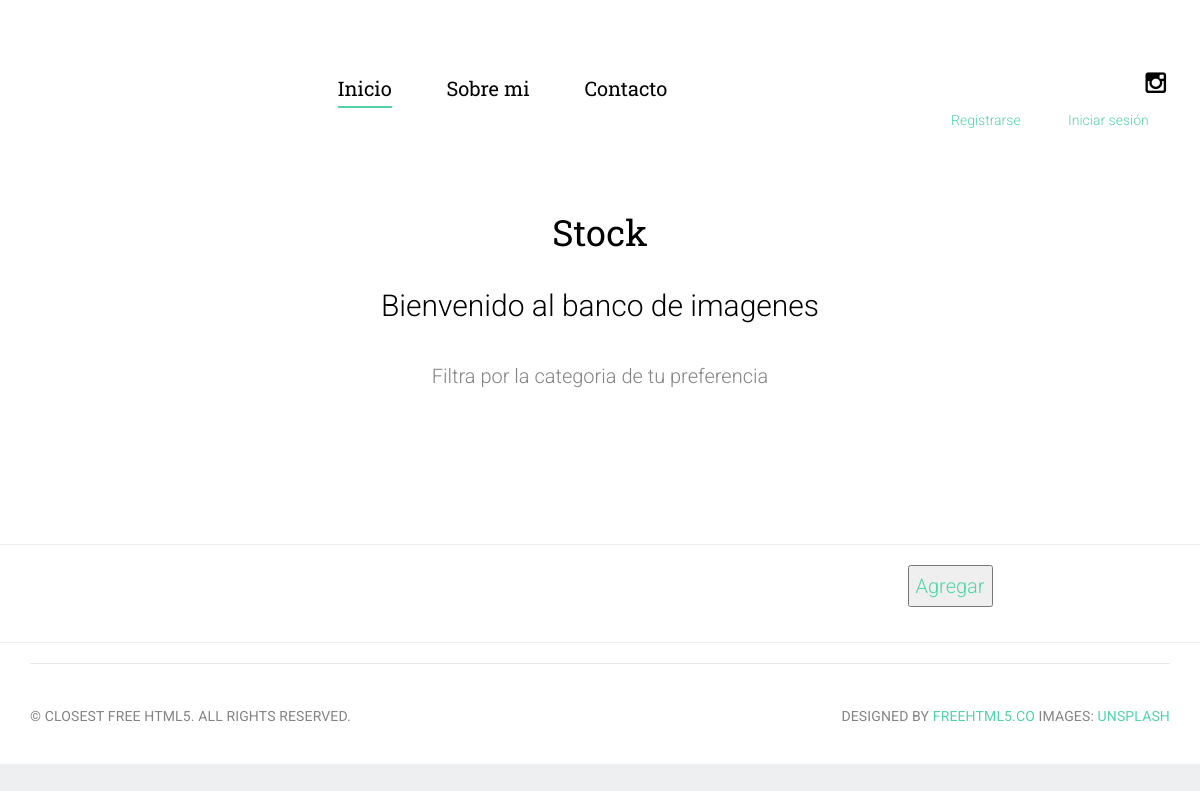
Before: /stock/ with the older database file.
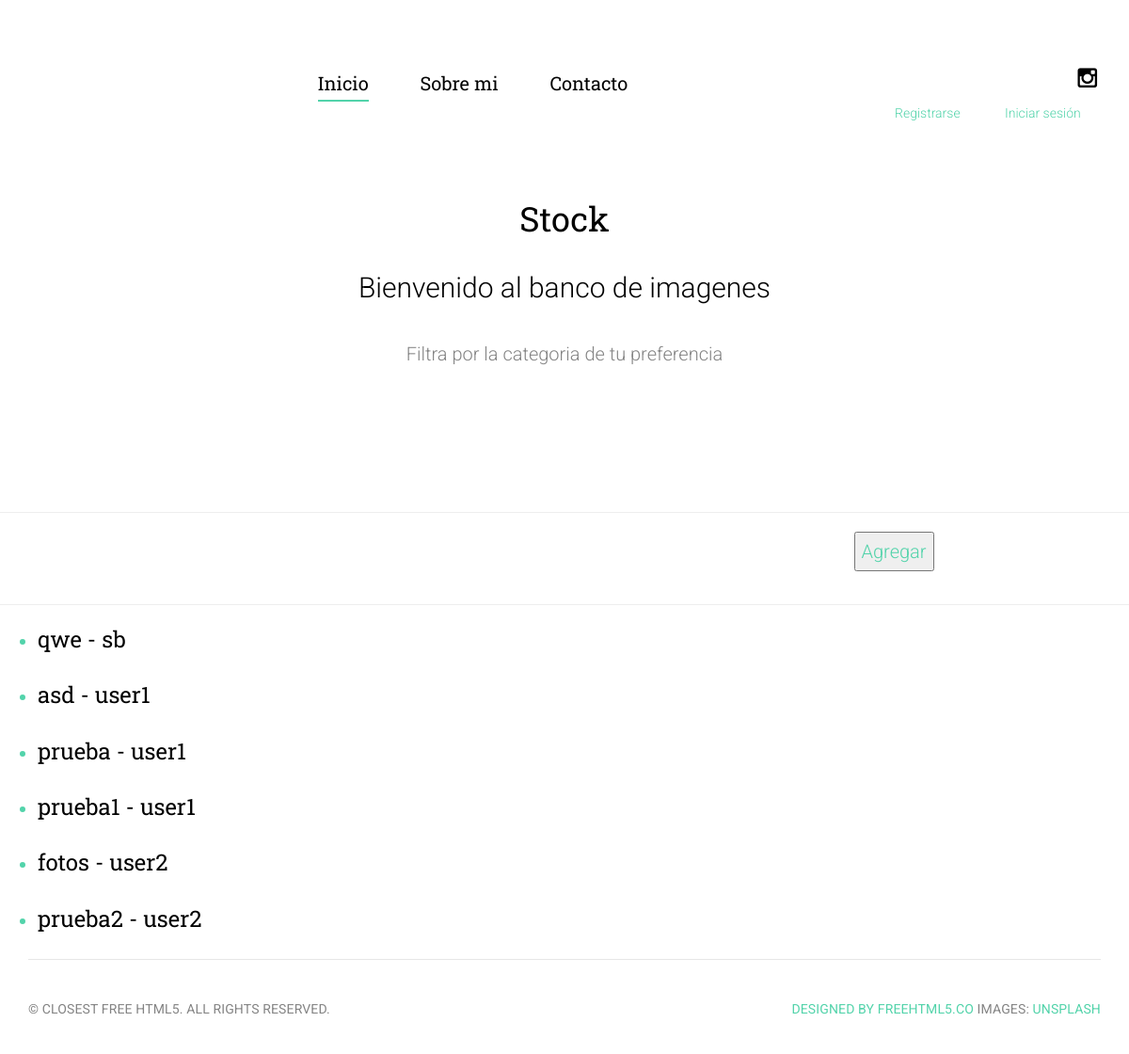
After: the same page with the newer database file.
### SBFotografia/models.py (models this page shows, shortened)
class Stock(models.Model):
        title = models.CharField(max_length=80)
        category = models.CharField(max_length=40)
        description = models.TextField(blank=True)
        autor = models.ForeignKey(User, on_delete=models.CASCADE)
        creationDate = models.DateTimeField(auto_now_add=True)
        image = models.ImageField(upload_to='stockPhotos')

### SBFotografia/views.py (the view)
# urls.py: path("stock/", StockView.as_view(), name="stock"),
class StockView(ListView):
    model = Stock
    template_name = "ProyectoFinal/stock.html"

### templates/ProyectoFinal/stock.html (shortened to what this page needs)
{% extends 'ProyectoFinal/base.html' %}
{% load static %}
{% block content %}
		<section id="intro">
			<div class="container">
				<div class="row">
					<div class="col-lg-6 col-lg-offset-3 col-md-8 col-md-offset-2 text-center">
						<div class="intro animate-box">
							<h1>Stock</h1>
							<h2>Bienvenido al banco de imagenes</h2>
							<p>Filtra por la categoria de tu preferencia</p>
						</div>
					</div>
				</div>
		</section>
		<hr>
		<div class="container">
			<div class="form-group row">
				<div class="col-md-9 field">
				</div>
				<div class="col-md-3 field">
					<button><a href="{% url 'add_stock' %}">Agregar</a></button>
				</div>
			</div>
		</div>
		<hr>
		<ul>
			{% for items in object_list %}
			<a onclick="toggle({{items.id}});" />
			<div>
				<li>
					<h3>{{items.title}} - {{items.autor}}</h3>
				</li>
			</div>
			{% endfor %}
		</ul>
{% endblock content %}

### templates/ProyectoFinal/base.html (shortened to what this page needs)
<!DOCTYPE html>
{% load static %}
<html class="no-js">
	<head>
		<link rel="stylesheet" href="{% static 'ProyectoFinal/css/animate.css' %}">
		<link rel="stylesheet" href="{% static 'ProyectoFinal/css/icomoon.css' %}">
		<link rel="stylesheet" href="{% static 'ProyectoFinal/css/bootstrap.css' %}">
		<link rel="stylesheet" href="{% static 'ProyectoFinal/css/style.css' %}">
		<link rel="stylesheet" href="{% static 'ProyectoFinal/js/jquery.min.js' %}">
	</head>
	<body>
		<div class="box-wrap">
			<header role="banner" id="fh5co-header">
				<div class="container">
					<nav class="navbar navbar-default">
						<div class="row">
							<div class="col-md-2">
							</div>
							<div class="col-md-6">
								<ul class="nav text-center">
									<li class="active"><a href="{% url 'index' %}"><span>Inicio</span></a></li>
									<li><a href="{% url 'about' %}">Sobre mi</a></li>
									<li><a href="{% url 'contact' %}">Contacto</a></li>
								</ul>
							</div>
							<div class="col-md-3">
							</div>
							<div class="col-md-1">
								<ul class="social">
									<li><a href="https://www.instagram.com/samirab.ph/"><i class="icon-instagram"></i></a></li>
								</ul>
							</div>
						</div>
						<div class="row custom-row">
							{% if user.is_authenticated %}
							<div class="access">
								<a href="{% url 'logout' %}" >Cerrar sesión</a>
							</div>
							{% else %}
							<div class="access">
								<a href="{% url 'signup' %}">Registrarse</a>
							</div>
							<div class="access">
								<a href="{% url 'signin' %}">Iniciar sesión</a>
							</div>
							{% endif %}
						</div>
					</nav>
				</div>
			</header>
				{% block content %}
				{% endblock content %}
			<footer id="footer" role="contentinfo">
				<div class="container">
					<div class="row">
						<div class="col-md-12 text-center ">
							<div class="footer-widget border">
								<p class="pull-left"><small>&copy; Closest Free HTML5. All Rights Reserved.</small></p>
								<p class="pull-right"><small> Designed by  <a href="http://freehtml5.co/" ta>freehtml5.co</a>  Images: <a href="https://unsplash.com/">Unsplash</a></small></p>
							</div>
						</div>
					</div>
				</div>
			</footer>
		</div>
	</body>
</html>

### static/ProyectoFinal/css/icomoon.css (style rules this page uses)
[class^="icon-"], [class*=" icon-"] { font-family: 'icomoon'; speak: none; font-style: normal; font-weight: normal; font-variant: normal; text-transform: none; line-height: 1; -webkit-font-smoothing: antialiased; -moz-osx-font-smoothing: grayscale; }
.icon-instagram:before { content: "\f16d"; }

### static/ProyectoFinal/css/style.css (style rules this page uses)
body { font-family: "Roboto", Arial, sans-serif; line-height: 1.8; font-size: 20px; background: #eeeff0; font-weight: 300; }
a { color: #52d3aa; -webkit-transition: 0.5s; -o-transition: 0.5s; transition: 0.5s; }
p { margin-bottom: 1.5em; font-size: 20px; color: #848484; font-weight: 300; font-family: "Roboto", Arial, sans-serif; }
h1, h2, h3, h4, h5, h6 { color: #000; font-family: "Roboto Slab", Arial, sans-serif; font-weight: 400; margin: 0 0 30px 0; }
.box-wrap { background: #fff; max-width: 1300px; margin: 0 auto; }
#fh5co-header { padding-top: 70px; padding-bottom: 0; margin-bottom: 80px; }
#fh5co-header .navbar-default { border: transparent; background: #fff; }
#fh5co-header .navbar { padding: 0; margin: 0; }
#fh5co-header .nav { width: 100%; }
#fh5co-header .nav li { font-size: 20px; display: inline-block; margin-left: 50px; }
#fh5co-header .nav li:first-child { margin-left: 0; }
#fh5co-header .nav li a { font-family: "Roboto Slab", Arial, sans-serif; color: black; position: relative; font-weight: 400; -webkit-transition: 0.5s; -o-transition: 0.5s; transition: 0.5s; padding: 0; }
#fh5co-header .nav li.active a { color: #000; background: transparent; border-bottom: 2px solid #52d3aa; }
#intro, #work, #product, #about, #services { padding-bottom: 5em; }
.intro h2 { font-family: "Roboto", Arial, sans-serif; font-size: 30px; font-weight: 300; line-height: 1.5em; }
footer p { line-height: 1; }
footer .border { border-top: 1px solid #e6e6e6; padding: 2em 0; float: left; width: 100%; }
footer p { margin-bottom: 0; }
footer small { text-transform: uppercase; font-weight: 400; font-size: 14px; letter-spacing: .01em; font-family: "Roboto", Arial, sans-serif; }
.social { padding: 0; margin: 0; display: inline-block; position: relative; width: 100%; text-align: right; }
.social li { list-style: none; padding: 0; margin: 0; display: inline-block; }
.social li a { font-size: 24px; display: table; width: 24px; height: 24px; margin: 0 4px; color: #000; -webkit-transition: 0.5s; -o-transition: 0.5s; transition: 0.5s; }
.social li a i { display: table-cell; vertical-align: middle; }
.js .animate-box { opacity: 0; }

Changed rows visible on the page:
added Stock: title "qwe", autor "sb"
added Stock: title "asd", autor "user1"
added Stock: title "prueba", autor "user1"
added Stock: title "prueba1", autor "user1"
added Stock: title "fotos", autor "user2"
added Stock: title "prueba2", autor "user2"
